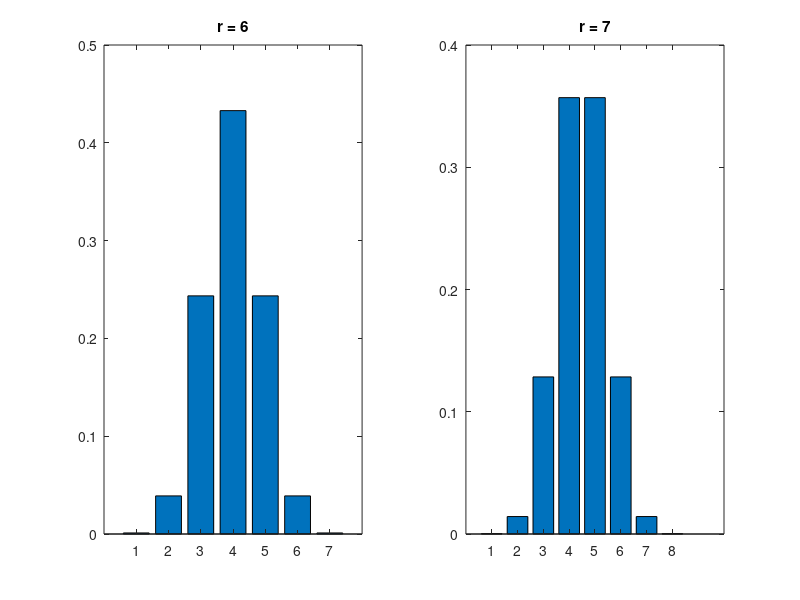
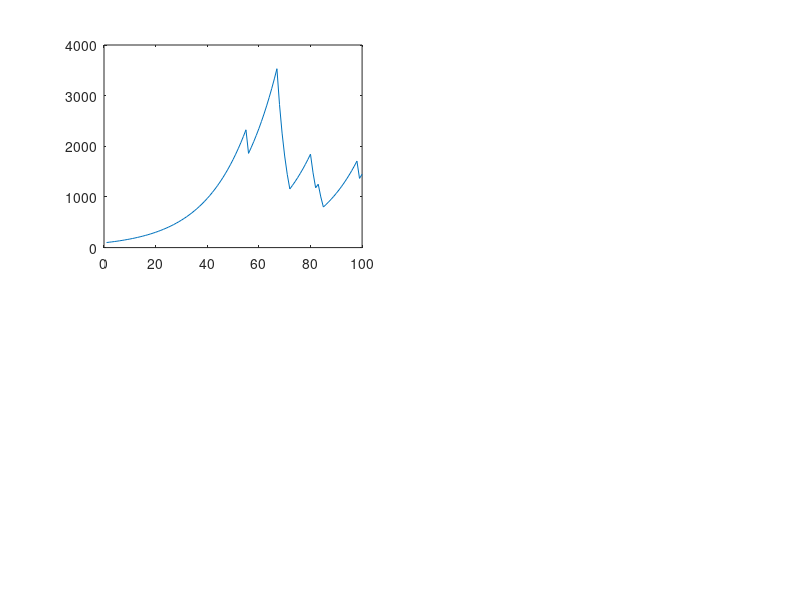

MATLAB code to generate these figures, in order: (Note: this script raises an error after producing the figures.)

%% Load data for plotting
two_a_r_6 = [0.00108225,0.038961,0.243506,0.4329,0.243506,0.038961,0.00108225]; %r = 6 stationary distribution
two_a_r_7 = [0.000291375,0.0142774,0.128497,0.356935,0.356935,0.128497,0.0142774,0.000291375]; %r = 7 stationary distribution

simb_stock_1 = [100.0,106.0,112.36,119.102,126.248,133.823,141.852,150.363,159.385,168.948,179.085,189.83,201.22,213.293,226.09,239.656,254.035,269.277,285.434,302.56,320.714,339.956,360.354,381.975,404.893,429.187,454.938,482.235,511.169,541.839,574.349,608.81,645.339,684.059,725.103,768.609,814.725,863.609,915.425,970.351,1028.57,1090.29,1155.7,1225.05,1298.55,1376.46,1459.05,1546.59,1639.39,1737.75,1842.02,1952.54,2069.69,2193.87,2325.5,1860.4,1972.03,2090.35,2215.77,2348.71,2489.64,2639.02,2797.36,2965.2,3143.11,3331.7,3531.6,2825.28,2260.22,1808.18,1446.54,1157.23,1226.67,1300.27,1378.28,1460.98,1548.64,1641.56,1740.05,1844.46,1475.56,1180.45,1251.28,1001.02,800.818,848.867,899.799,953.787,1011.01,1071.68,1135.98,1204.13,1276.38,1352.97,1434.14,1520.19,1611.4,1708.09,1366.47,1448.46,1535.37];
simb_stock_2 = [100.0,106.0,112.36,119.102,126.248,133.823,141.852,150.363,159.385,168.948,179.085,189.83,201.22,213.293,226.09,239.656,254.035,269.277,285.434,302.56,320.714,339.956,360.354,381.975,404.893,429.187,454.938,482.235,511.169,541.839,574.349,608.81,645.339,684.059,725.103,768.609,814.725,863.609,915.425,970.351,1028.57,1090.29,1155.7,924.563,980.036,1038.84,1101.17,1167.24,1237.27,1311.51,1390.2,1473.61,1562.03,1655.75,1755.1,1860.4,1972.03,2090.35,2215.77,2348.71,2489.64,2639.02,2797.36,2965.2,3143.11,3331.7,3531.6,3743.49,3968.1,4206.19,4458.56,4726.07,5009.64,5310.22,5628.83,5966.56,6324.55,6704.03,7106.27,7532.64,7984.6,8463.68,8971.5,9509.79,10080.4,10685.2,11326.3,12005.9,12726.2,13489.8,14299.2,15157.2,16066.6,17030.6,18052.4,19135.6,20283.7,21500.7,22790.8,24158.2,25607.7];
simb_stock_3 = [100.0,106.0,112.36,119.102,126.248,133.823,141.852,150.363,159.385,168.948,179.085,189.83,201.22,213.293,226.09,239.656,254.035,269.277,285.434,302.56,320.714,339.956,360.354,381.975,404.893,429.187,454.938,482.235,511.169,541.839,574.349,608.81,645.339,684.059,725.103,768.609,814.725,863.609,915.425,970.351,1028.57,1090.29,1155.7,1225.05,1298.55,1376.46,1459.05,1546.59,1639.39,1737.75,1842.02,1952.54,2069.69,2193.87,2325.5,2465.03,2612.93,2769.71,2935.89,3112.05,3298.77,3496.7,2797.36,2965.2,3143.11,3331.7,3531.6,3743.49,3968.1,3174.48,3364.95,3566.85,3780.86,3024.69,3206.17,3398.54,3602.45,3818.6,4047.71,4290.58,4548.01,4820.89,5110.15,5416.75,5741.76,6086.27,6451.44,6838.53,7248.84,7683.77,8144.8,8633.48,9151.49,9700.58,10282.6,10899.6,11553.5,12246.8,12981.6,13760.5,14586.1];
simb_stock_4 = [100.0,106.0,112.36,119.102,126.248,133.823,107.058,113.482,120.29,127.508,135.158,143.268,151.864,160.976,170.634,180.872,191.725,203.228,215.422,228.347,242.048,256.571,271.965,288.283,305.58,323.915,343.35,363.951,385.788,408.935,433.471,459.479,487.048,516.271,547.247,580.082,614.887,651.78,690.887,732.34,776.281,822.857,872.229,924.563,980.036,1038.84,1101.17,1167.24,1237.27,1311.51,1390.2,1473.61,1562.03,1655.75,1755.1,1860.4,1972.03,2090.35,2215.77,1772.61,1878.97,1991.71,2111.21,2237.88,2372.16,2514.49,2665.36,2825.28,2994.79,3174.48,3364.95,3566.85,3780.86,4007.71,4248.17,4503.06,4773.25,5059.64,5363.22,5685.01,6026.12,6387.68,6770.94,7177.2,7607.83,8064.3,8548.16,9061.05,9604.71,10181.0,10791.9,11439.4,12125.7,12853.3,13624.5,14441.9,15308.5,16227.0,17200.6,18232.6,19326.6];

simb_liq_1 = [1,1,1,1,1,1,1,1,1,1,1,1,1,1,1,1,1,1,1,1,1,1,1,1,1,1,1,1,1,1,1,1,1,1,1,1,1,1,1,1,1,1,1,1,1,1,1,1,1,1,1,1,1,1,1,1,1,1,1,1,1,1,1,1,0,0,0,0,0,0,1,1,1,1,1,0,0,0,0,0,0,0,0,1,1,1,1,1,1,1,1,1,1,1,1,1,1,1,1,1,1];
simb_liq_2 = [1,1,1,1,1,1,1,1,1,1,1,1,1,1,1,1,1,1,1,1,1,1,1,1,1,1,1,1,1,1,1,1,1,1,1,1,1,1,1,1,1,1,1,1,1,1,1,1,1,1,1,1,1,1,1,1,1,1,1,1,1,1,1,1,1,1,1,1,1,1,1,1,1,1,1,1,1,1,1,1,1,1,1,1,1,1,1,1,1,1,1,1,1,1,1,1,1,1,1,1,1];
simb_liq_3 = [1,1,1,1,1,1,1,1,1,1,1,1,1,1,1,1,1,1,1,1,1,1,1,1,1,1,1,1,1,1,1,1,1,1,1,1,1,1,1,1,1,1,1,1,1,1,1,1,1,1,1,1,1,1,1,1,1,1,1,1,1,1,1,1,1,1,1,1,1,1,1,0,1,1,1,1,1,1,1,1,1,1,1,1,1,1,1,1,1,1,1,1,1,1,1,1,1,1,1,1,1];
simb_liq_4 = [1,1,1,1,0,1,1,1,1,1,1,1,1,1,1,1,1,1,1,1,1,1,1,1,1,1,1,1,1,1,1,1,1,1,1,1,1,1,1,1,1,1,1,1,1,1,1,1,1,1,1,1,1,1,1,1,1,1,1,1,1,1,1,1,1,1,1,1,1,1,1,1,1,1,1,1,1,1,1,1,1,1,1,1,1,1,1,1,1,1,1,1,1,1,1,1,1,1,1,1,1];

simc_stock_1 = [100.0,106.0,112.36,119.102,126.248,133.823,141.852,150.363,159.385,168.948,179.085,189.83,201.22,213.293,226.09,239.656,254.035,269.277,285.434,302.56,320.714,339.956,360.354,381.975,404.893,429.187,454.938,482.235,511.169,541.839,574.349,608.81,645.339,684.059,725.103,768.609,814.725,651.78,690.887,732.34,776.281,822.857,658.286,526.629,558.226,591.72,627.223,664.857,704.748,563.798,597.626,633.484,671.493,537.194,569.426,603.592,482.873,386.299,409.477,327.581,262.065,209.652,222.231,235.565,249.699,264.681,280.562,297.395,315.239,252.191,201.753,161.402,171.087,181.352,192.233,153.786,123.029,130.411,138.235,110.588,117.224,124.257,99.4056,79.5245,63.6196,50.8957,53.9494,57.1864,45.7491,36.5993,29.2794,31.0362,32.8984,26.3187,27.8978,22.3183,23.6574,25.0768,20.0614,16.0491,17.0121];
simc_stock_2 = [100.0,106.0,112.36,89.888,95.2813,100.998,107.058,113.482,120.29,127.508,135.158,143.268,151.864,160.976,170.634,180.872,191.725,203.228,215.422,228.347,242.048,256.571,271.965,288.283,305.58,323.915,343.35,363.951,385.788,408.935,433.471,459.479,487.048,389.638,413.017,437.798,464.066,491.91,521.424,552.71,585.872,621.024,658.286,697.783,739.65,784.029,831.071,880.935,933.791,989.819,1049.21,1112.16,1178.89,1249.62,1324.6,1404.08,1488.32,1577.62,1262.1,1337.82,1418.09,1503.18,1202.54,962.033,1019.76,1080.94,1145.8,1214.54,1287.42,1364.66,1446.54,1533.33,1226.67,981.334,1040.21,832.172,882.102,705.681,564.545,451.636,478.734,507.458,405.967,324.773,259.819,275.408,220.326,176.261,141.009,112.807,90.2456,95.6604,101.4,81.12,85.9872,68.7898,72.9171,77.2922,81.9297,86.8455,92.0562];
simc_stock_3 = [100.0,106.0,112.36,119.102,126.248,133.823,141.852,150.363,120.29,127.508,135.158,108.127,114.614,91.6914,73.3531,58.6825,46.946,49.7628,39.8102,42.1988,44.7307,47.4146,37.9317,40.2076,32.1661,25.7328,27.2768,28.9134,23.1307,24.5186,25.9897,20.7918,22.0393,23.3616,18.6893,14.9514,15.8485,16.7994,13.4395,14.2459,15.1007,16.0067,16.9671,13.5737,14.3881,15.2514,12.2011,9.7609,10.3466,10.9673,8.77388,7.0191,7.44025,5.9522,6.30933,6.68789,7.08916,5.67133,4.53706,4.80929,5.09785,5.40372,4.32297,3.45838,2.7667,2.93271,2.34616,1.87693,1.50155,1.59164,1.27331,1.34971,1.07977,0.863814,0.915642,0.970581,1.02882,0.823053,0.872436,0.697949,0.739826,0.59186,0.473488,0.501898,0.532012,0.425609,0.340487,0.27239,0.217912,0.17433,0.184789,0.195877,0.207629,0.220087,0.17607,0.186634,0.149307,0.119446,0.0955565,0.0764452,0.0611562];
simc_stock_4 = [100.0,106.0,112.36,119.102,126.248,100.998,107.058,113.482,120.29,127.508,135.158,143.268,151.864,160.976,170.634,180.872,191.725,203.228,215.422,228.347,242.048,256.571,271.965,288.283,305.58,323.915,343.35,363.951,385.788,408.935,433.471,459.479,487.048,516.271,547.247,437.798,464.066,491.91,393.528,417.139,442.168,468.698,496.82,526.629,558.226,591.72,627.223,664.857,704.748,747.033,791.855,839.366,889.728,943.112,754.49,799.759,847.744,898.609,952.526,1009.68,1070.26,1134.47,1202.54,1274.69,1019.76,1080.94,864.753,916.638,733.31,777.309,823.947,873.384,698.707,558.966,592.504,628.054,502.443,401.955,426.072,451.636,478.734,382.987,405.967,324.773,259.819,207.855,166.284,133.027,141.009,149.469,158.437,126.75,101.4,81.12,85.9872,91.1464,72.9171,77.2922,61.8337,65.5438,52.435];

simc_liq_1 = [1,1,1,1,1,1,1,1,1,1,1,1,1,1,1,1,1,1,1,1,1,1,1,1,1,1,1,1,1,1,1,1,1,1,1,0,0,0,0,0,0,0,0,0,0,0,0,0,0,0,0,0,0,0,0,0,0,0,0,0,0,0,0,0,0,0,0,0,0,0,0,0,0,0,0,0,0,0,0,0,0,0,0,0,0,0,0,0,0,0,0,0,0,0,0,0,0,0,0,0,0];
simc_liq_2 = [1,1,1,1,1,1,1,1,1,1,1,1,1,1,1,1,1,1,1,1,1,1,1,1,1,1,1,1,1,1,1,1,1,1,1,1,1,1,1,1,1,1,1,1,1,1,1,1,1,1,1,1,1,1,1,1,0,0,0,0,0,0,0,0,0,0,0,0,0,0,0,0,0,0,0,0,0,0,0,0,0,0,0,0,0,0,0,0,0,0,0,0,0,0,0,0,0,0,0,0,0];
simc_liq_3 = [1,1,1,1,1,1,0,0,0,0,0,0,0,0,0,0,0,0,0,0,0,0,0,0,0,0,0,0,0,0,0,0,0,0,0,0,0,0,0,0,0,0,0,0,0,0,0,0,0,0,0,0,0,0,0,0,0,0,0,0,0,0,0,0,0,0,0,0,0,0,0,0,0,0,0,0,0,0,0,0,0,0,0,0,0,0,0,0,0,0,0,0,0,0,0,0,0,0,0,0,0];
simc_liq_4 = [1,1,1,1,1,1,1,1,1,1,1,1,1,1,1,1,1,1,1,1,1,1,1,1,1,1,1,1,1,1,1,1,1,1,1,1,1,1,1,1,1,1,1,1,1,1,1,1,1,1,1,1,1,1,1,1,1,1,1,1,1,1,0,0,0,0,0,0,0,0,0,0,0,0,0,0,0,0,0,0,0,0,0,0,0,0,0,0,0,0,0,0,0,0,0,0,0,0,0,0,0];

%% question 2
figure()
subplot(1,2,1)
bar(two_a_r_6);
title('r = 6')
subplot(1,2,2)
bar(two_a_r_7)
title('r = 7');
%% Quesiton 4, part b
figure()
subplot(2,2,1);
hold on; box on;
plot(1:1:100, simb_stock_1(1:100));
yyaxis right;
plot(1:1:100, simb_liq_1(1:100));
ylim([-1 2]);
l=legend('Stock Price','Liquidity', 'Location','NorthWest');
legend('boxoff')

subplot(2,2,2);
hold on; box on;
plot(1:1:100, simb_stock_2(1:100));
yyaxis right;
plot(1:1:100, simb_liq_2(1:100));
ylim([-1 2]);
l=legend('Stock Price','Liquidity', 'Location','NorthWest');
legend('boxoff')

subplot(2,2,3);
hold on; box on;
plot(1:1:100, simb_stock_3(1:100));
yyaxis right;
plot(1:1:100, simb_liq_3(1:100));
ylim([-1 2]);
l=legend('Stock Price','Liquidity', 'Location','NorthWest');
legend('boxoff')

subplot(2,2,4);
hold on; box on;
plot(1:1:100, simb_stock_4(1:100));
yyaxis right;
plot(1:1:100, simb_liq_4(1:100));
ylim([-1 2]);
l=legend('Stock Price','Liquidity', 'Location','NorthWest');
legend('boxoff')

% part c
figure()
subplot(3,2,1);
hold on; box on;
plot(1:1:100, simc_stock_1(1:100));
yyaxis right;
plot(1:1:100, simc_liq_1(1:100));
ylim([-1 2]);
l=legend('Stock Price','Liquidity', 'Location','NorthWest');
legend('boxoff')

subplot(3,2,2);
hold on; box on;
plot(1:1:100, simc_stock_2(1:100));
yyaxis right;
plot(1:1:100, simc_liq_2(1:100));
ylim([-1 2]);
l=legend('Stock Price','Liquidity', 'Location','NorthWest');
legend('boxoff')

subplot(3,2,3);
hold on; box on;
plot(1:1:100, simc_stock_3(1:100));
yyaxis right;
plot(1:1:100, simc_liq_3(1:100));
ylim([-1 2]);
l=legend('Stock Price','Liquidity', 'Location','NorthWest');
legend('boxoff')

subplot(3,2,4);
hold on; box on;
plot(1:1:100, simc_stock_4(1:100));
yyaxis right;
plot(1:1:100, simc_liq_4(1:100));
ylim([-1 2]);
l=legend('Stock Price','Liquidity', 'Location','NorthWest');
legend('boxoff')